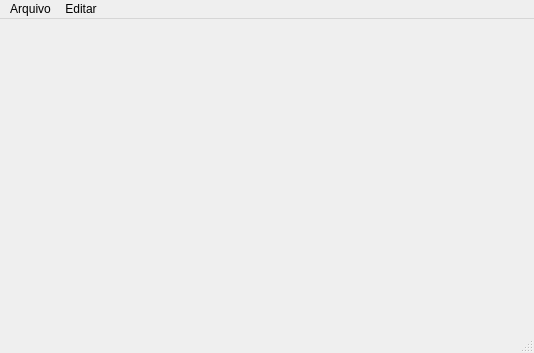
<?xml version="1.0" encoding="UTF-8"?>
<ui version="4.0">
 <class>MainWindow</class>
 <widget class="QMainWindow" name="MainWindow">
  <property name="geometry">
   <rect>
    <x>0</x>
    <y>0</y>
    <width>534</width>
    <height>353</height>
   </rect>
  </property>
  <property name="windowTitle">
   <string>MainWindow</string>
  </property>
  <widget class="QWidget" name="centralwidget"/>
  <widget class="QMenuBar" name="menubar">
   <property name="geometry">
    <rect>
     <x>0</x>
     <y>0</y>
     <width>534</width>
     <height>22</height>
    </rect>
   </property>
   <widget class="QMenu" name="menuArquivo">
    <property name="title">
     <string>Arquivo</string>
    </property>
    <addaction name="actionSalvar"/>
    <addaction name="actionSalvar_2"/>
    <addaction name="actionEditar"/>
    <addaction name="separator"/>
    <addaction name="actionSair"/>
   </widget>
   <widget class="QMenu" name="menuEditar">
    <property name="title">
     <string>Editar</string>
    </property>
    <addaction name="actionPesquisar"/>
   </widget>
   <addaction name="menuArquivo"/>
   <addaction name="menuEditar"/>
  </widget>
  <widget class="QStatusBar" name="statusbar"/>
  <action name="actionSalvar">
   <property name="icon">
    <iconset resource="Arquivo_recursos.qrc">
     <normaloff>:/icons/cursors/icons8-add-file-50.png</normaloff>:/icons/cursors/icons8-add-file-50.png</iconset>
   </property>
   <property name="text">
    <string>Novo</string>
   </property>
  </action>
  <action name="actionSalvar_2">
   <property name="icon">
    <iconset resource="Arquivo_recursos.qrc">
     <normaloff>:/icons/cursors/icons8-save-50.png</normaloff>:/icons/cursors/icons8-save-50.png</iconset>
   </property>
   <property name="text">
    <string>Salvar</string>
   </property>
  </action>
  <action name="actionEditar">
   <property name="icon">
    <iconset resource="Arquivo_recursos.qrc">
     <normaloff>:/icons/cursors/icons8-edit-50.png</normaloff>:/icons/cursors/icons8-edit-50.png</iconset>
   </property>
   <property name="text">
    <string>Editar</string>
   </property>
  </action>
  <action name="actionSair">
   <property name="icon">
    <iconset resource="Arquivo_recursos.qrc">
     <normaloff>:/icons/cursors/icons8-trash-can-50.png</normaloff>:/icons/cursors/icons8-trash-can-50.png</iconset>
   </property>
   <property name="text">
    <string>Sair</string>
   </property>
  </action>
  <action name="actionPesquisar">
   <property name="icon">
    <iconset resource="Arquivo_recursos.qrc">
     <normaloff>:/icons/cursors/icons8-search-more-30.png</normaloff>:/icons/cursors/icons8-search-more-30.png</iconset>
   </property>
   <property name="text">
    <string>Pesquisar</string>
   </property>
  </action>
 </widget>
 <resources>
  <include location="Arquivo_recursos.qrc"/>
 </resources>
 <connections/>
</ui>
